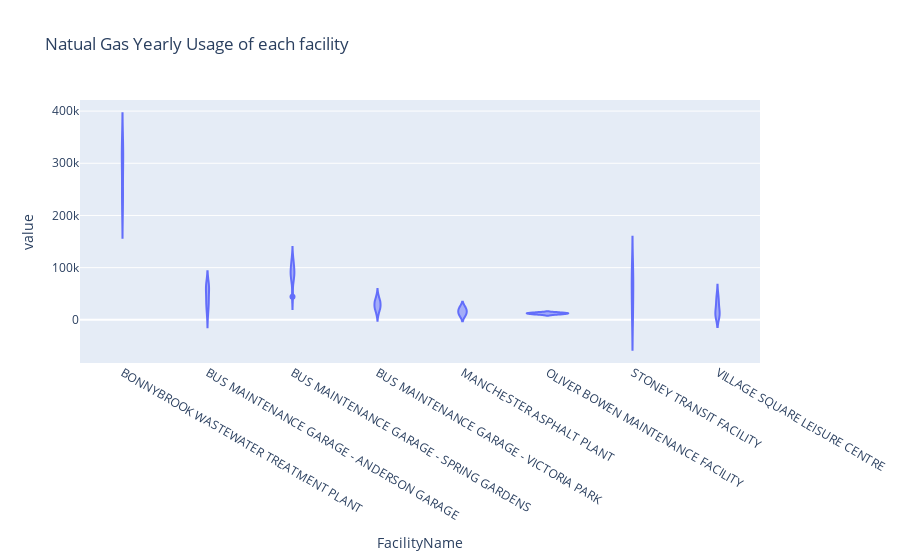
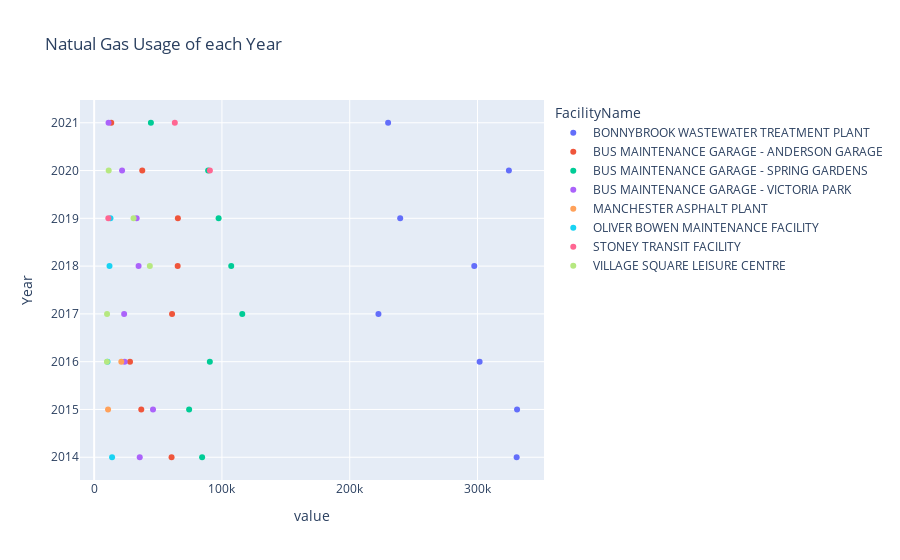

Write notebook code for charts like these, in order.
### Code cell
df2=pd.DataFrame.drop(rdata,["Business Unit Desc","Site ID","FacilityAddress"], axis=1)
df2= df2.loc[df2['Energy Description'] == 'Natural Gas']
df2 =df2.loc[df2['Total Consumption'] > 10000]
df2 =df2.loc[df2['Year'].between(2014,2021)]
df2.name = "Natual Gas Yearly Usage of each facility "
df2=df2.groupby(['FacilityName','Year'])['Total Consumption'].sum().unstack(level=1)
display(df2)

fig = plt.figure()
df2.plot(kind='bar', colormap='tab20b', grid=True, title = 'Natual Gas Yearly Usage of each facility')
fig.set_size_inches(3600,3600)
plt.show()

df2=pd.DataFrame.drop(rdata,["Business Unit Desc","Site ID","FacilityAddress"], axis=1)
df2= df2.loc[df2['Energy Description'] == 'Natural Gas']
df2 =df2.loc[df2['Total Consumption'] > 10000]
df2 =df2.loc[df2['Year'].between(2014,2021)]
df2.name = "Natual Gas Usage of each Year "
df2=df2.groupby(['FacilityName','Year'])['Total Consumption'].sum().unstack(level=0)

fig = px.violin(df2, y=df2.columns, title ='Natual Gas Yearly Usage of each facility ')
fig.show()
fig = px.scatter(df2, x=df2.columns, title ='Natual Gas Usage of each Year ')
fig.show()

### Figure 1 — Plotly figure (JSON) as saved in the notebook; plotly's stock layout.template omitted (floating-point values rounded to 4 significant figures)
{"data": [{"alignmentgroup": "True", "box": {"visible": false}, "hovertemplate": "FacilityName=%{x}<br>value=%{y}<extra></extra>", "legendgroup": "", "marker": {"color": "#636efa"}, "name": "", "offsetgroup": "", "orientation": "v", "scalegroup": "True", "showlegend": false, "type": "violin", "x": ["BONNYBROOK WASTEWATER TREATMENT PLANT", "BONNYBROOK WASTEWATER TREATMENT PLANT", "BONNYBROOK WASTEWATER TREATMENT PLANT", "BONNYBROOK WASTEWATER TREATMENT PLANT", "BONNYBROOK WASTEWATER TREATMENT PLANT", "BONNYBROOK WASTEWATER TREATMENT PLANT", "BONNYBROOK WASTEWATER TREATMENT PLANT", "BONNYBROOK WASTEWATER TREATMENT PLANT", "BUS MAINTENANCE GARAGE - ANDERSON GARAGE", "BUS MAINTENANCE GARAGE - ANDERSON GARAGE", "BUS MAINTENANCE GARAGE - ANDERSON GARAGE", "BUS MAINTENANCE GARAGE - ANDERSON GARAGE", "BUS MAINTENANCE GARAGE - ANDERSON GARAGE", "BUS MAINTENANCE GARAGE - ANDERSON GARAGE", "BUS MAINTENANCE GARAGE - ANDERSON GARAGE", "BUS MAINTENANCE GARAGE - ANDERSON GARAGE", "BUS MAINTENANCE GARAGE - SPRING GARDENS", "BUS MAINTENANCE GARAGE - SPRING GARDENS", "BUS MAINTENANCE GARAGE - SPRING GARDENS", "BUS MAINTENANCE GARAGE - SPRING GARDENS", "BUS MAINTENANCE GARAGE - SPRING GARDENS", "BUS MAINTENANCE GARAGE - SPRING GARDENS", "BUS MAINTENANCE GARAGE - SPRING GARDENS", "BUS MAINTENANCE GARAGE - SPRING GARDENS", "BUS MAINTENANCE GARAGE - VICTORIA PARK", "BUS MAINTENANCE GARAGE - VICTORIA PARK", "BUS MAINTENANCE GARAGE - VICTORIA PARK", "BUS MAINTENANCE GARAGE - VICTORIA PARK", "BUS MAINTENANCE GARAGE - VICTORIA PARK", "BUS MAINTENANCE GARAGE - VICTORIA PARK", "BUS MAINTENANCE GARAGE - VICTORIA PARK", "BUS MAINTENANCE GARAGE - VICTORIA PARK", "MANCHESTER ASPHALT PLANT", "MANCHESTER ASPHALT PLANT", "MANCHESTER ASPHALT PLANT", "MANCHESTER ASPHALT PLANT", "MANCHESTER ASPHALT PLANT", "MANCHESTER ASPHALT PLANT", "MANCHESTER ASPHALT PLANT", "MANCHESTER ASPHALT PLANT", "OLIVER BOWEN MAINTENANCE FACILITY", "OLIVER BOWEN MAINTENANCE FACILITY", "OLIVER BOWEN MAINTENANCE FACILITY", "OLIVER BOWEN MAINTENANCE FACILITY", "OLIVER BOWEN MAINTENANCE FACILITY", "OLIVER BOWEN MAINTENANCE FACILITY", "OLIVER BOWEN MAINTENANCE FACILITY", "OLIVER BOWEN MAINTENANCE FACILITY", "STONEY TRANSIT FACILITY", "STONEY TRANSIT FACILITY", "STONEY TRANSIT FACILITY", "STONEY TRANSIT FACILITY", "STONEY TRANSIT FACILITY", "STONEY TRANSIT FACILITY", "STONEY TRANSIT FACILITY", "STONEY TRANSIT FACILITY", "VILLAGE SQUARE LEISURE CENTRE", "VILLAGE SQUARE LEISURE CENTRE", "VILLAGE SQUARE LEISURE CENTRE", "VILLAGE SQUARE LEISURE CENTRE", "VILLAGE SQUARE LEISURE CENTRE", "VILLAGE SQUARE LEISURE CENTRE", "VILLAGE SQUARE LEISURE CENTRE", "VILLAGE SQUARE LEISURE CENTRE"], "x0": " ", "xaxis": "x", "y": [330634, 330946, 301646, 222472, 297477, 239497, 324569, 230045, 60583, 36873, 28061, 60976, 65357, 65526, 37648, 13376, 84489, 74310, 90538, 115916, 107267, 97391, 89211, 44413, 35680, 46058, 23843, 23466, 34771, 33255, 21858, 11263, null, 10875, 21257, null, null, null, null, null, 14030, null, 10468, null, 12024, 12755, null, null, null, null, null, null, null, 11107, 90547, 63122, null, null, 10017, 10098, 43570, 30835, 11377, null], "y0": " ", "yaxis": "y"}], "layout": {"autosize": true, "legend": {"tracegroupgap": 0}, "title": {"text": "Natual Gas Yearly Usage of each facility "}, "violinmode": "group", "xaxis": {"anchor": "y", "autorange": true, "domain": [0, 1], "range": [-0.5, 7.5], "title": {"text": "FacilityName"}, "type": "category"}, "yaxis": {"anchor": "x", "autorange": true, "domain": [0, 1], "range": [-82690.0, 421200.0], "title": {"text": "value"}, "type": "linear"}}}

### Figure 2 — Plotly figure (JSON) as saved in the notebook; plotly's stock layout.template omitted (floating-point values rounded to 4 significant figures)
{"data": [{"hovertemplate": "FacilityName=BONNYBROOK WASTEWATER TREATMENT PLANT<br>value=%{x}<br>Year=%{y}<extra></extra>", "legendgroup": "BONNYBROOK WASTEWATER TREATMENT PLANT", "marker": {"color": "#636efa", "symbol": "circle"}, "mode": "markers", "name": "BONNYBROOK WASTEWATER TREATMENT PLANT", "orientation": "h", "showlegend": true, "type": "scatter", "x": [330634, 330946, 301646, 222472, 297477, 239497, 324569, 230045], "xaxis": "x", "y": [2014, 2015, 2016, 2017, 2018, 2019, 2020, 2021], "yaxis": "y"}, {"hovertemplate": "FacilityName=BUS MAINTENANCE GARAGE - ANDERSON GARAGE<br>value=%{x}<br>Year=%{y}<extra></extra>", "legendgroup": "BUS MAINTENANCE GARAGE - ANDERSON GARAGE", "marker": {"color": "#EF553B", "symbol": "circle"}, "mode": "markers", "name": "BUS MAINTENANCE GARAGE - ANDERSON GARAGE", "orientation": "h", "showlegend": true, "type": "scatter", "x": [60583, 36873, 28061, 60976, 65357, 65526, 37648, 13376], "xaxis": "x", "y": [2014, 2015, 2016, 2017, 2018, 2019, 2020, 2021], "yaxis": "y"}, {"hovertemplate": "FacilityName=BUS MAINTENANCE GARAGE - SPRING GARDENS<br>value=%{x}<br>Year=%{y}<extra></extra>", "legendgroup": "BUS MAINTENANCE GARAGE - SPRING GARDENS", "marker": {"color": "#00cc96", "symbol": "circle"}, "mode": "markers", "name": "BUS MAINTENANCE GARAGE - SPRING GARDENS", "orientation": "h", "showlegend": true, "type": "scatter", "x": [84489, 74310, 90538, 115916, 107267, 97391, 89211, 44413], "xaxis": "x", "y": [2014, 2015, 2016, 2017, 2018, 2019, 2020, 2021], "yaxis": "y"}, {"hovertemplate": "FacilityName=BUS MAINTENANCE GARAGE - VICTORIA PARK<br>value=%{x}<br>Year=%{y}<extra></extra>", "legendgroup": "BUS MAINTENANCE GARAGE - VICTORIA PARK", "marker": {"color": "#ab63fa", "symbol": "circle"}, "mode": "markers", "name": "BUS MAINTENANCE GARAGE - VICTORIA PARK", "orientation": "h", "showlegend": true, "type": "scatter", "x": [35680, 46058, 23843, 23466, 34771, 33255, 21858, 11263], "xaxis": "x", "y": [2014, 2015, 2016, 2017, 2018, 2019, 2020, 2021], "yaxis": "y"}, {"hovertemplate": "FacilityName=MANCHESTER ASPHALT PLANT<br>value=%{x}<br>Year=%{y}<extra></extra>", "legendgroup": "MANCHESTER ASPHALT PLANT", "marker": {"color": "#FFA15A", "symbol": "circle"}, "mode": "markers", "name": "MANCHESTER ASPHALT PLANT", "orientation": "h", "showlegend": true, "type": "scatter", "x": [null, 10875, 21257, null, null, null, null, null], "xaxis": "x", "y": [2014, 2015, 2016, 2017, 2018, 2019, 2020, 2021], "yaxis": "y"}, {"hovertemplate": "FacilityName=OLIVER BOWEN MAINTENANCE FACILITY<br>value=%{x}<br>Year=%{y}<extra></extra>", "legendgroup": "OLIVER BOWEN MAINTENANCE FACILITY", "marker": {"color": "#19d3f3", "symbol": "circle"}, "mode": "markers", "name": "OLIVER BOWEN MAINTENANCE FACILITY", "orientation": "h", "showlegend": true, "type": "scatter", "x": [14030, null, 10468, null, 12024, 12755, null, null], "xaxis": "x", "y": [2014, 2015, 2016, 2017, 2018, 2019, 2020, 2021], "yaxis": "y"}, {"hovertemplate": "FacilityName=STONEY TRANSIT FACILITY<br>value=%{x}<br>Year=%{y}<extra></extra>", "legendgroup": "STONEY TRANSIT FACILITY", "marker": {"color": "#FF6692", "symbol": "circle"}, "mode": "markers", "name": "STONEY TRANSIT FACILITY", "orientation": "h", "showlegend": true, "type": "scatter", "x": [null, null, null, null, null, 11107, 90547, 63122], "xaxis": "x", "y": [2014, 2015, 2016, 2017, 2018, 2019, 2020, 2021], "yaxis": "y"}, {"hovertemplate": "FacilityName=VILLAGE SQUARE LEISURE CENTRE<br>value=%{x}<br>Year=%{y}<extra></extra>", "legendgroup": "VILLAGE SQUARE LEISURE CENTRE", "marker": {"color": "#B6E880", "symbol": "circle"}, "mode": "markers", "name": "VILLAGE SQUARE LEISURE CENTRE", "orientation": "h", "showlegend": true, "type": "scatter", "x": [null, null, 10017, 10098, 43570, 30835, 11377, null], "xaxis": "x", "y": [2014, 2015, 2016, 2017, 2018, 2019, 2020, 2021], "yaxis": "y"}], "layout": {"autosize": true, "legend": {"title": {"text": "FacilityName"}, "tracegroupgap": 0}, "title": {"text": "Natual Gas Usage of each Year "}, "xaxis": {"anchor": "y", "autorange": true, "domain": [0, 1], "range": [-10250.0, 351200.0], "title": {"text": "value"}, "type": "linear"}, "yaxis": {"anchor": "x", "autorange": true, "domain": [0, 1], "range": [2013.0, 2022.0], "title": {"text": "Year"}, "type": "linear"}}}
